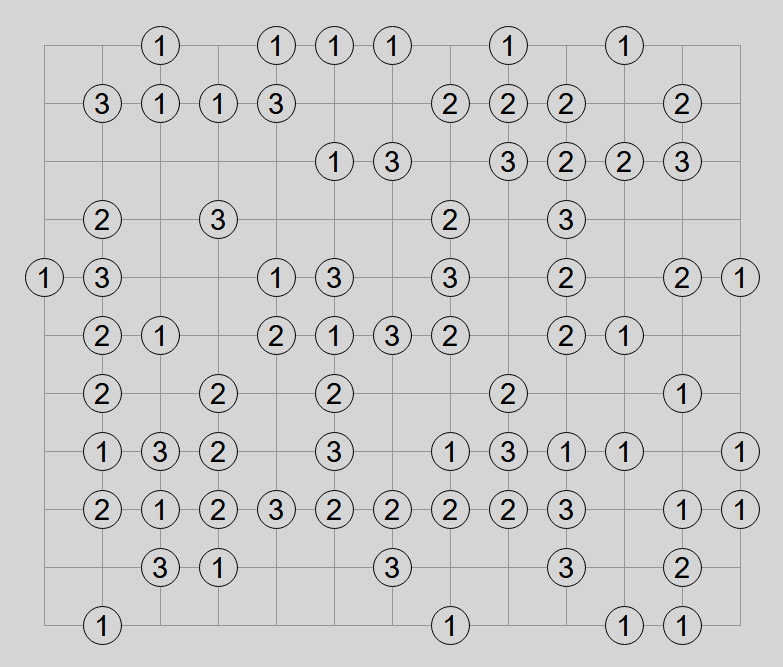
#> input picture src/puzzle_solver/puzzles/slant/parse_map/input_output/23131379850022376.png, 783 x 667 px
$ python parse_map.py
#> lines starting #> are read from the running program, lines starting #| are printed output that depends on the picture; after the words box and inside, x2 and y2 are one past the last pixel; in counts of white or black regions, pixels touching at a corner belong together
"""
    This file is a simple helper that parses the images from https://www.chiark.greenend.org.uk/~sgtatham/puzzles/js/inertia.html and converts them to a json file.
    Look at the ./input_output/ directory for examples of input images and output json files.
    The output json is used in the test_solve.py file to test the solver.
"""

import itertools
from pathlib import Path
import numpy as np
cv = None


def extract_lines(bw):
    horizontal = np.copy(bw)
    vertical = np.copy(bw)

    cols = horizontal.shape[1]
    horizontal_size = max(5, cols // 20)
    h_kernel = cv.getStructuringElement(cv.MORPH_RECT, (horizontal_size, 1))
    horizontal = cv.erode(horizontal, h_kernel)
    horizontal = cv.dilate(horizontal, h_kernel)
    h_means = np.mean(horizontal, axis=1)
    h_idx = np.where(h_means > np.percentile(h_means, 70))[0]

    rows = vertical.shape[0]
    verticalsize = max(5, rows // 20)
    v_kernel = cv.getStructuringElement(cv.MORPH_RECT, (1, verticalsize))
    vertical = cv.erode(vertical, v_kernel)
    vertical = cv.dilate(vertical, v_kernel)
    v_means = np.mean(vertical, axis=0)
    v_idx = np.where(v_means > np.percentile(v_means, 70))[0]
    return h_idx, v_idx

def mean_consecutives(arr):
    if len(arr) == 0:
        return arr
    sums, counts = [arr[0]], [1]
    for k in arr[1:]:
        if k == sums[-1] + counts[-1]:
            sums[-1] += k
            counts[-1] += 1
        else:
            sums.append(k)
            counts.append(1)
    return np.array(sums)//np.array(counts)

def main(img_path):
    global cv
    import cv2 as cv_module
    cv = cv_module
    image_path = Path(img_path)
    output_path = image_path.parent / (image_path.stem + '.json')
    src = cv.imread(img_path, cv.IMREAD_COLOR)
#> src is the input picture: shape (667, 783, 3); mean B, G, R 205.8, 205.7, 205.8
    gray = cv.cvtColor(src, cv.COLOR_BGR2GRAY)
    inv = cv.bitwise_not(gray)
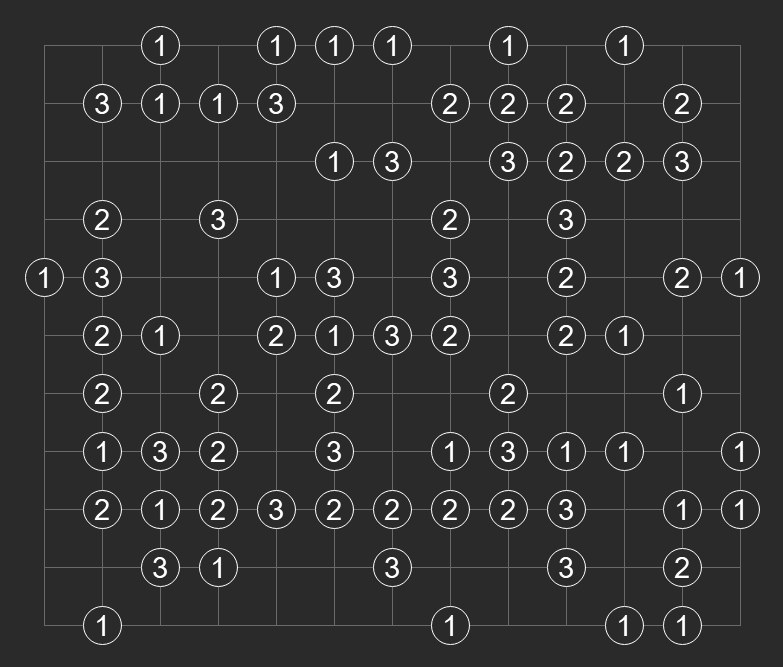
#> inv: shape (667, 783); min 42, max 255, mean 49.3
    bw = cv.adaptiveThreshold(inv, 255, cv.ADAPTIVE_THRESH_MEAN_C, cv.THRESH_BINARY, 15, -2)
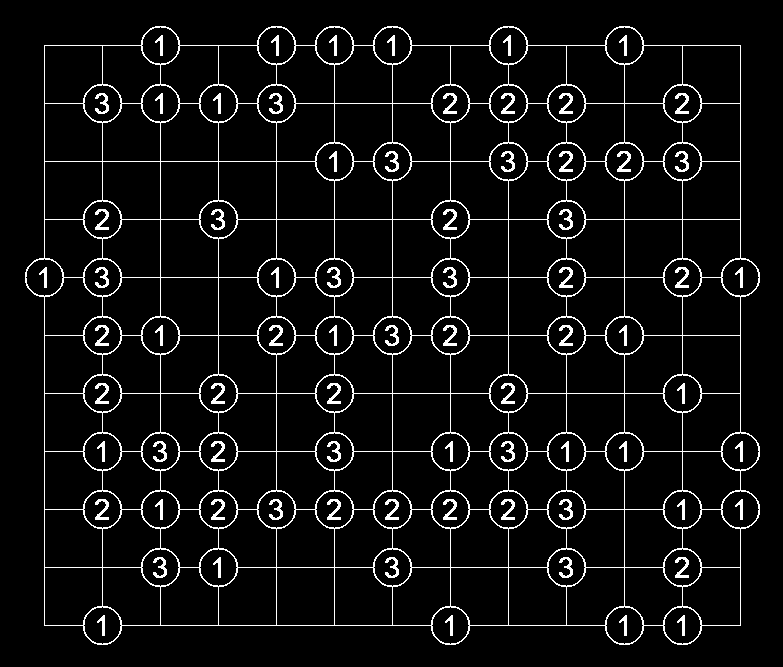
#> bw: shape (667, 783); 6.2% white in thin lines or dots, all inside (x1, y1, x2, y2) = (25, 26, 760, 645)
    h_idx, v_idx = extract_lines(bw)
#> in extract_lines, `horizontal = cv.erode(horizontal, h_kernel)`: horizontal: shape (667, 783); 0.48% white in thin lines or dots, all inside (x1, y1, x2, y2) = (63, 45, 722, 626)
#> in extract_lines, `horizontal = cv.dilate(horizontal, h_kernel)`:
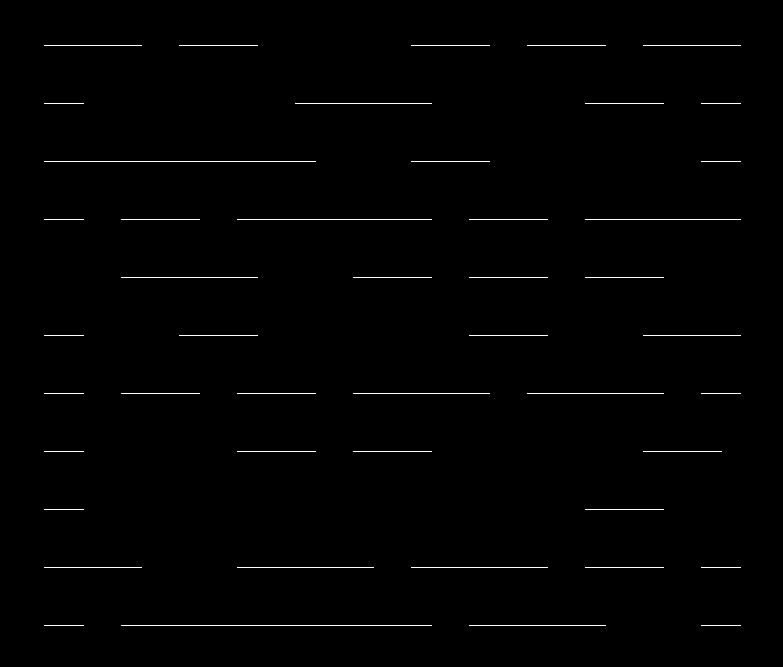
#> horizontal: shape (667, 783); 0.82% white in thin lines or dots, all inside (x1, y1, x2, y2) = (44, 45, 741, 626)
#> in extract_lines, `h_means = np.mean(horizontal, axis=1)`: h_means = 667 values, max 178.8 at index 219, min 0 at index 0, mean 2.08
#> in extract_lines, `h_idx = np.where(h_means > np.percentile(h_means, 70))[0]`: h_idx = [45, 103, 161, 219, 277, 335, 393, 451, 509, 567, 625]
#> in extract_lines, `vertical = cv.erode(vertical, v_kernel)`: vertical: shape (667, 783); 0.56% white in thin lines or dots, all inside (x1, y1, x2, y2) = (44, 61, 741, 610)
#> in extract_lines, `vertical = cv.dilate(vertical, v_kernel)`:
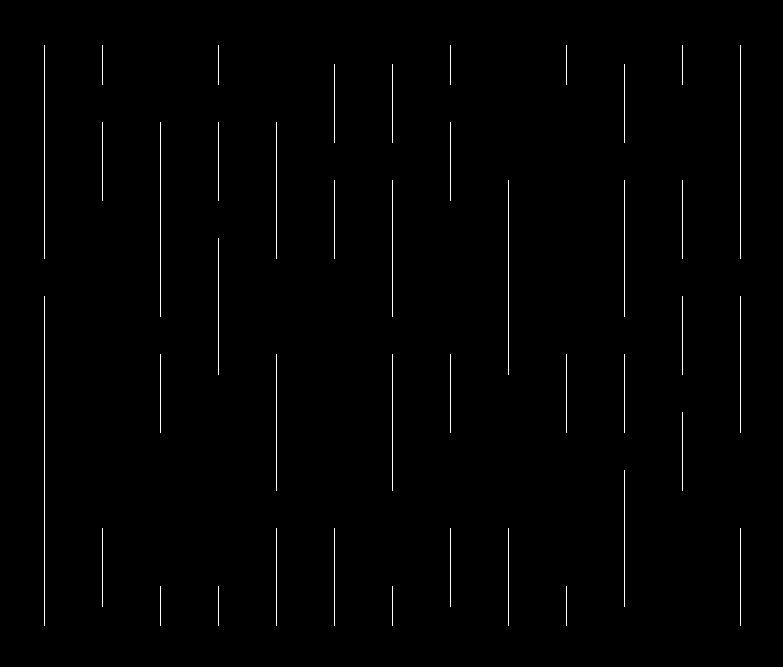
#> vertical: shape (667, 783); 0.82% white in thin lines or dots, all inside (x1, y1, x2, y2) = (44, 45, 741, 626)
#> in extract_lines, `v_means = np.mean(vertical, axis=0)`: v_means = 783 values, max 208 at index 44, min 0 at index 0, mean 2.08
#> in extract_lines, `v_idx = np.where(v_means > np.percentile(v_means, 70))[0]`: v_idx = [44, 102, 160, 218, 276, 334, 392, 450, 508, 566, 624, 682, 740]
    h_idx = mean_consecutives(h_idx)
#> in mean_consecutives, `sums, counts = [arr[0]], [1]`: sums = [45]; counts = [1]
#> the loop in mean_consecutives, `for k in arr[1:]:` made 10 passes
#> k on passes 1 to 10: 103, 161, 219, 277, 335, 393, 451, 509, 567, 625
#> after the loop in mean_consecutives, `for k in arr[1:]:`: counts = [1, 1, 1, 1, 1, 1, 1, 1, 1, 1, 1]; sums has the same summary as h_idx in extract_lines
    v_idx = mean_consecutives(v_idx)
#> the loop in mean_consecutives (call 2), `for k in arr[1:]:` made 12 passes
#> k on passes 1 to 12: 102, 160, 218, 276, 334, 392, 450, 508, 566, 624, 682, 740

    # Estimate grid cell and circle radii
    cell = int(np.median(np.diff(h_idx))) if len(h_idx) > 3 else 40
#> cell = 58
    r_min = max(6, int(cell*0.18))
#> r_min = 10
    r_max = int(cell*0.52)
#> r_max = 30

    # Global Hough detection with parameter sweep
    blur = cv.medianBlur(gray, 5)
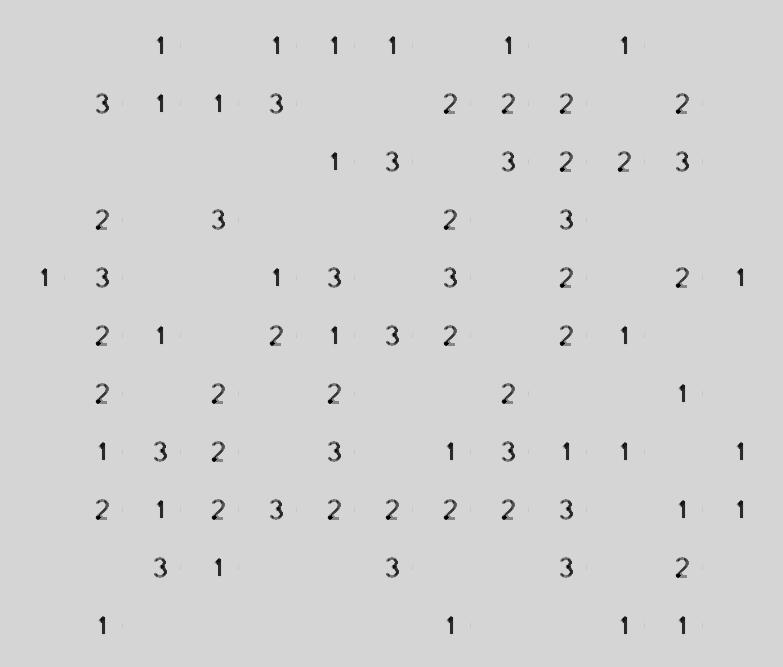
#> blur: shape (667, 783); min 0, max 213, mean 211
    detected = []  # x, y, r

    for dp, p2 in itertools.product([1.2, 1.0], [20, 18, 16, 14, 12]):
        circles = cv.HoughCircles(
            blur, cv.HOUGH_GRADIENT, dp=dp, minDist=max(12, int(cell*0.75)),
            param1=120, param2=p2, minRadius=r_min, maxRadius=r_max
        )
        if circles is not None:
            for (x, y, r) in np.round(circles[0, :]).astype(int):
                detected.append((x, y, r))
#> after the loop, detected = 67 items, first 6: (201, 491, 28), (375, 491, 28), (549, 143, 28), (549, 317, 28), (86, 202, 27), (86, 376, 27)

    # Non-maximum suppression to remove duplicates
    def nms(circles, dist_thr=10):
        kept = []
        for x,y,r in sorted(circles, key=lambda c: -c[2]):
            if all((x-kx)**2+(y-ky)**2 > dist_thr**2 for kx,ky,kr in kept):
                kept.append((x,y,r))
        return kept

    detected = nms(detected, dist_thr=max(10,int(cell*0.4)))
#> the loop in nms, `for x,y,r in sorted(circles, key=lambda c: -c[2]):` made 67 passes
#> after the loop in nms, `for x,y,r in sorted(circles, key=lambda c: -c[2]):`: kept = 26 items, first 6: (201, 491, 28), (375, 491, 28), (549, 143, 28), (549, 317, 28), (86, 202, 27), (86, 376, 27)
#> detected has the same summary as kept in nms

    # Map circle centers to nearest intersection
    H, W = len(h_idx), len(v_idx)
#> H = 11; W = 13
    presence = np.zeros((H, W), dtype=int)

    # Build KD-like search by grid proximity
    tol = int(cell*0.5)  # max distance from an intersection to accept a circle
#> tol = 29
    for (cx, cy, r) in detected:
        # find nearest indices
        j = int(np.argmin(np.abs(h_idx - cy)))
        i = int(np.argmin(np.abs(v_idx - cx)))
        if abs(h_idx[j]-cy) <= tol and abs(v_idx[i]-cx) <= tol:
            presence[j, i] = 1
#> this loop made 26 passes
#> (cx, cy, r, j, i) on passes 1 to 12: (201, 491, 28, 8, 3), (375, 491, 28, 8, 6), (549, 143, 28, 2, 9), (549, 317, 28, 5, 9), (86, 202, 27, 3, 1), (86, 376, 27, 6, 1), (434, 202, 27, 3, 7), (494, 88, 24, 1, 8), (668, 88, 24, 1, 11), (668, 262, 24, 4, 11), (436, 88, 24, 1, 7), (203, 379, 24, 6, 3)

    with open(output_path, 'w') as f:
        f.write('[\n')
        for i, row in enumerate(presence):
            f.write('  ' + str(row.tolist()).replace("'", '"'))
            if i != len(presence) - 1:
                f.write(',')
            f.write('\n')
#> this loop made 11 passes
#> row on passes 1 to 11: [0, 0, 0, 0, 0, 0, 0, 0, 0, 0, 0, 0, 0], [0, 0, 0, 0, 0, 0, 0, 1, 1, 1, 0, 1, 0], [0, 0, 0, 0, 0, 0, 0, 0, 0, 1, 1, 0, 0], [0, 1, 0, 0, 0, 0, 0, 1, 0, 0, 0, 0, 0], [0, 0, 0, 0, 0, 0, 0, 0, 0, 1, 0, 1, 0], [0, 1, 0, 0, 1, 0, 0, 1, 0, 1, 0, 0, 0], [0, 1, 0, 1, 0, 1, 0, 0, 1, 0, 0, 0, 0], [0, 0, 0, 1, 0, 0, 0, 0, 0, 0, 0, 0, 0], [0, 1, 0, 1, 0, 1, 1, 1, 1, 0, 0, 0, 0], [0, 0, 0, 0, 0, 0, 0, 0, 0, 0, 0, 1, 0], [0, 0, 0, 0, 0, 0, 0, 0, 0, 0, 0, 0, 0]
        f.write(']')
    print('output json: ', output_path)
    print('output json: ', output_path)
    print('output json: ', output_path)

    overlay = src.copy()
    for (cx, cy, r) in detected:
        cv.circle(overlay, (cx, cy), r, (255,0,0), 2)
#> this loop made 26 passes
#> (cx, cy, r) on passes 1 to 12: (201, 491, 28), (375, 491, 28), (549, 143, 28), (549, 317, 28), (86, 202, 27), (86, 376, 27), (434, 202, 27), (494, 88, 24), (668, 88, 24), (668, 262, 24), (436, 88, 24), (203, 379, 24)
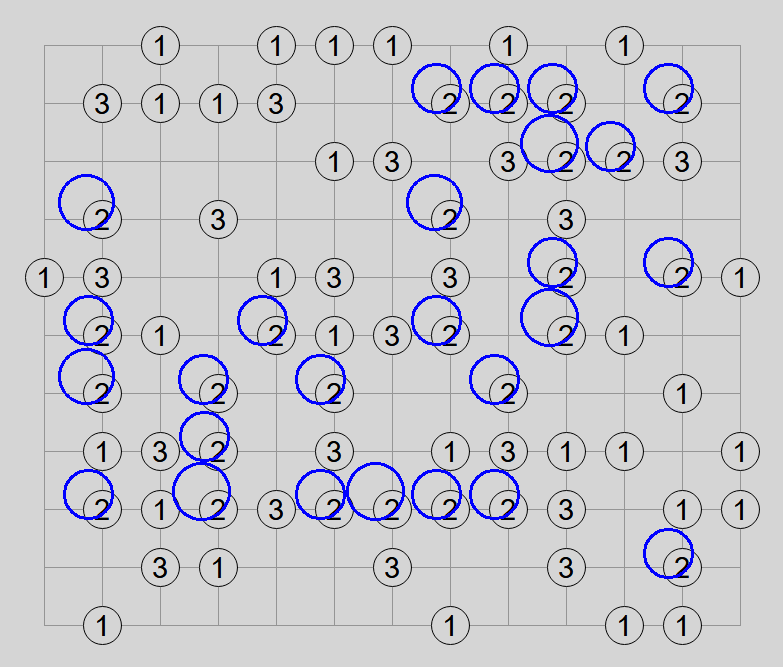
#> overlay: shape (667, 783, 3); 2.41% of pixels changed, all inside (x1, y1, x2, y2) = (58, 63, 694, 579)
    for j, y in enumerate(h_idx):
        for i, x in enumerate(v_idx):
            color = (0,0,255) if presence[j,i]==1 else (0,255,0)
            cv.circle(overlay, (int(x), int(y)), 4, color, 2)
#> this loop made 11 passes
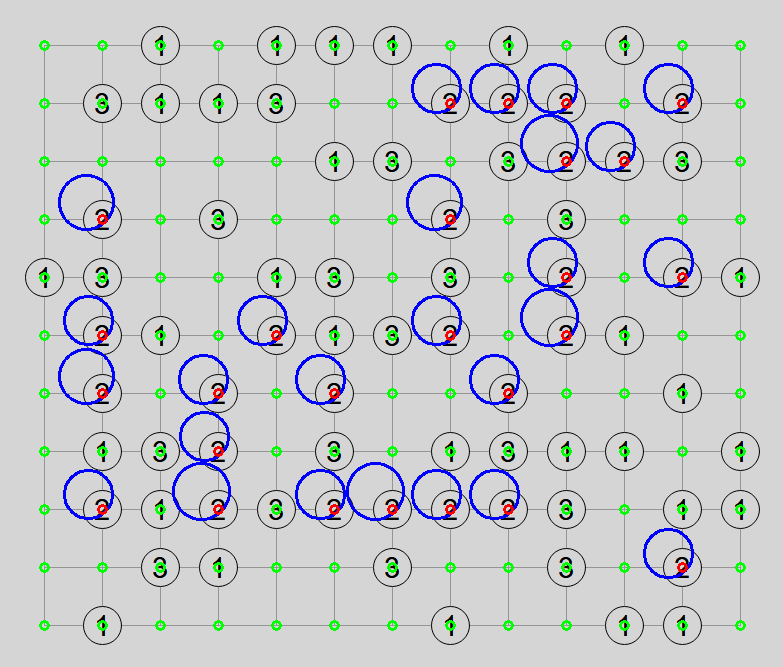
#> overlay: shape (667, 783, 3); 1.86% of pixels changed, all inside (x1, y1, x2, y2) = (39, 40, 746, 631)
    show_wait_destroy("overlay", overlay)


def show_wait_destroy(winname, img):
    cv.imshow(winname, img)
    cv.moveWindow(winname, 500, 0)
    cv.waitKey(0)
    cv.destroyWindow(winname)


if __name__ == '__main__':
    # to run this script and visualize the output, in the root run:
    #  python .\src\puzzle_solver\puzzles\slant\parse_map\parse_map.py | python .\src\puzzle_solver\utils\visualizer.py --read_stdin
    main(Path(__file__).parent / 'input_output' / '23131379850022376.png')
